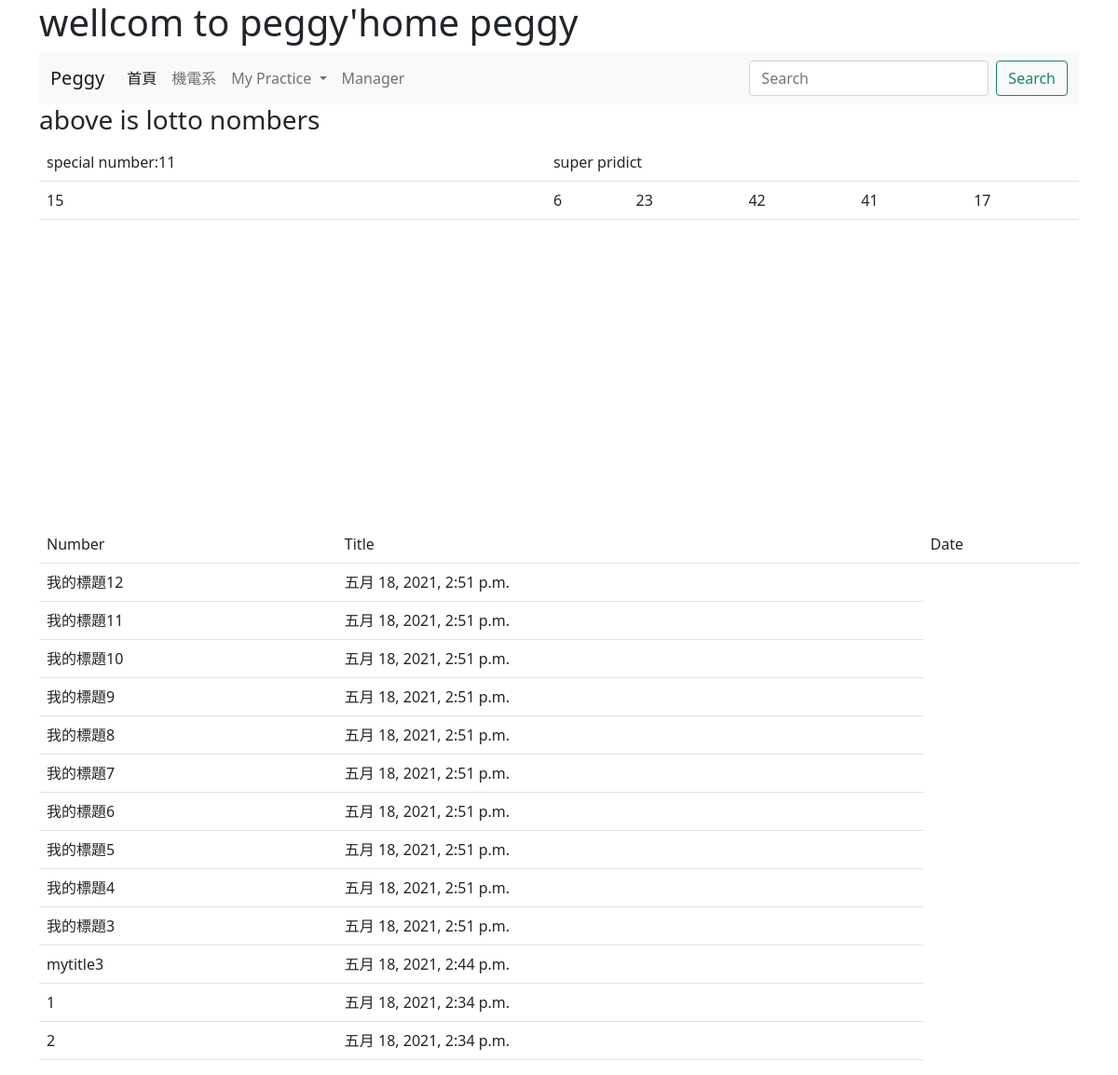
The page / on the database its author committed.
### mysite/models.py (models this page shows, shortened)
class Post(models.Model):
    title = models.CharField(max_length=200)
    body = models.TextField()
    pub_date = models.DateTimeField(default=timezone.now)
    class Meta:
        ordering = ('-pub_date',)

### mysite/views.py (the view)
# urls.py: path('', index),
def index(request):
	posts= Post.objects.all()
	myname = "peggy"
	data=[i for i in range(1, 43)]
	random.shuffle(data)
	lotto_numbers = data[0:6]
	special_number=data[6]
	return render(request, 'index.html', locals())

### templates/index.html (shortened to what this page needs)
<!doctype html>
<html>
  <head>
    <link href="https://cdn.jsdelivr.net/npm/bootstrap@5.0.0-beta3/dist/css/bootstrap.min.css" rel="stylesheet">
  </head>
  <body>
  	<div class="container">
    	<h1>wellcom to peggy'home {{ myname }}</h1>
      <nav class="navbar navbar-expand-lg navbar-light bg-light">
  <div class="container-fluid">
    <a class="navbar-brand" href="#">Peggy</a>
    <div class="collapse navbar-collapse" id="navbarSupportedContent">
      <ul class="navbar-nav me-auto mb-2 mb-lg-0">
        <li class="nav-item">
          <a class="nav-link active" aria-current="page" href="/">首頁</a>
        </li>
        <li class="nav-item">
          <a class="nav-link" href="http://www.mae.nkfust.edu.tw/bin/home.php">機電系</a>
        </li>
        <li class="nav-item dropdown">
          <a class="nav-link dropdown-toggle" href="#" id="navbarDropdown" role="button" data-bs-toggle="dropdown" aria-expanded="false">
            My  Practice
          </a>
        </li>
        <li class="nav-item">
          <a class="nav-link " href="/admin/" tabindex="-1" >Manager</a>
        </li>
      </ul>
      <form class="d-flex">
        <input class="form-control me-2" type="search" placeholder="Search" aria-label="Search">
        <button class="btn btn-outline-success" type="submit">Search</button>
      </form>
    </div>
  </div>
</nav>
<h3>above is lotto nombers</h3>
<table class='table table-triped'>
    <tr><td>special number:{{ special_number }}</td>
        <td colspan=5>super pridict</td></tr>
    <tr>
      {% for no in lotto_numbers %}
      <td>
        {{ no }}
      </td>
      {% endfor %}
    </tr>
</table>
<table class='table table-triped'>
  <td>Number</td><td>Title</td><td>Date</td>
{% for post in posts %}
  <tr>
    <td>{{ post.title }}</td>
    <td> {{ post.pub_date}}</td>
      <br/>
  </tr>
{% endfor %}
</table>
    </div>
  </body>
</html>

### rows shown on the page
Post: title "我的標題12", pub_date "五月 18, 2021, 2:51 p.m."
Post: title "我的標題11", pub_date "五月 18, 2021, 2:51 p.m."
Post: title "我的標題10", pub_date "五月 18, 2021, 2:51 p.m."
Post: title "我的標題9", pub_date "五月 18, 2021, 2:51 p.m."
Post: title "我的標題8", pub_date "五月 18, 2021, 2:51 p.m."
Post: title "我的標題7", pub_date "五月 18, 2021, 2:51 p.m."
Post: title "我的標題6", pub_date "五月 18, 2021, 2:51 p.m."
Post: title "我的標題5", pub_date "五月 18, 2021, 2:51 p.m."
Post: title "我的標題4", pub_date "五月 18, 2021, 2:51 p.m."
Post: title "我的標題3", pub_date "五月 18, 2021, 2:51 p.m."
Post: title "mytitle3", pub_date "五月 18, 2021, 2:44 p.m."
Post: title "1", pub_date "五月 18, 2021, 2:34 p.m."
Post: title "2", pub_date "五月 18, 2021, 2:34 p.m."

### other values the page prints
{{ special_number }} "11"
{{ no }} "15" "6" "23" "42" "41" "17"
